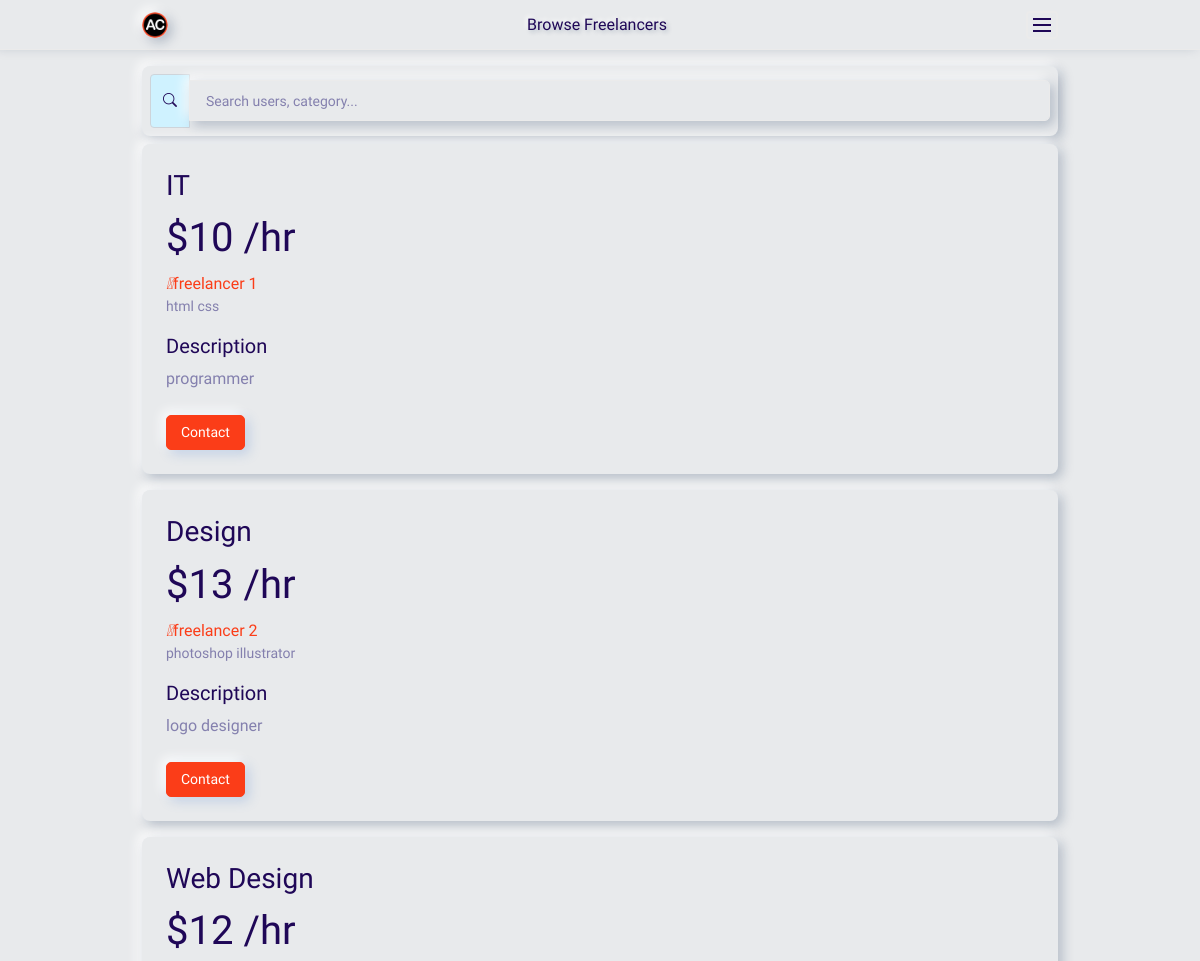
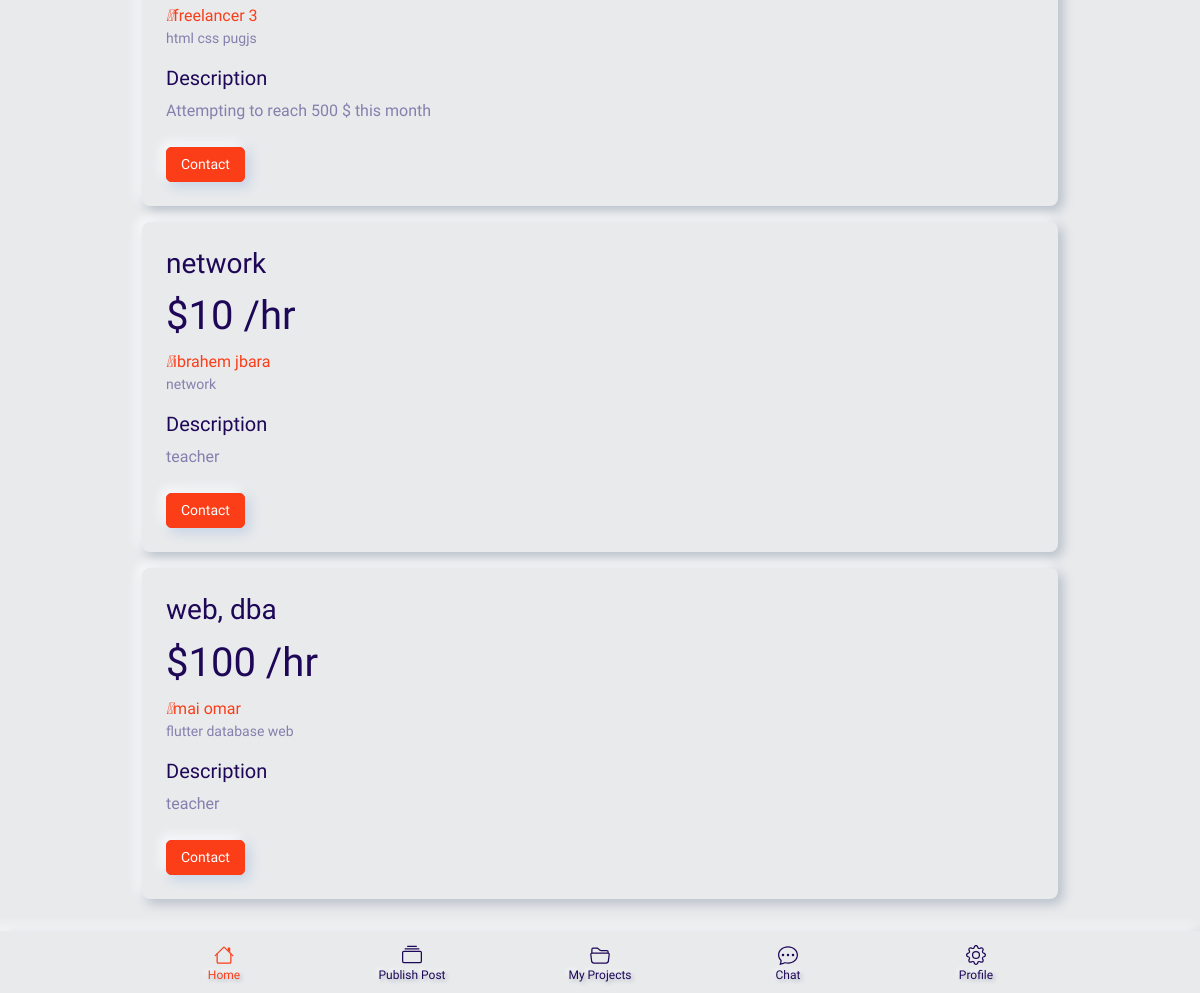
/BrowseFreelancers.php (signed in), run on the app's committed database (2 pictures, top to bottom).
### tables this page shows
CREATE TABLE `user` (
  `id` int(11) NOT NULL,
  `first_name` varchar(255) NOT NULL,
  `last_name` varchar(255) DEFAULT NULL,
  `id_number` int(11) DEFAULT NULL,
  `email` varchar(255) NOT NULL,
  `username` varchar(255) NOT NULL,
  `password` varchar(255) NOT NULL,
  `phone_number` int(11) NOT NULL,
  `skills` varchar(255) DEFAULT NULL,
  `language` varchar(255) DEFAULT NULL,
  `bio` varchar(255) DEFAULT NULL,
  `hourly_rate` int(11) DEFAULT NULL,
  `wallet` int(11) DEFAULT NULL,
  `location` varchar(255) DEFAULT NULL,
  `category` varchar(255) DEFAULT NULL,
  `join_date` datetime NOT NULL,
  `group_id` int(11) NOT NULL
);

### BrowseFreelancers.php (the view, shortened to what this page needs)
<?php
require('connect.php');
$stmt = $pdo->prepare("SELECT id, first_name, last_name, hourly_rate, bio, skills, category FROM user WHERE group_id = 1");
$stmt->execute();
$freelancers = $stmt->fetchAll();
?>
<!DOCTYPE html>
<html lang="en">
<head>
    <link rel="stylesheet" href="css/bootstrap.min.css">
    <link rel="stylesheet" href="css/animate.css">
    <link rel="stylesheet" href="css/owl.carousel.min.css">
    <link rel="stylesheet" href="css/font-awesome.min.css">
    <link rel="stylesheet" href="css/bootstrap-icons.css">
    <link rel="stylesheet" href="css/magnific-popup.css">
    <link rel="stylesheet" href="css/ion.rangeSlider.min.css">
    <link rel="stylesheet" href="css/dataTables.bootstrap4.min.css">
    <link rel="stylesheet" href="css/apexcharts.css">
    <link rel="stylesheet" href="style.css">
</head>
<body>
    <div class="header-area" id="headerArea">
        <div class="container">
            <div class="header-content header-style-five position-relative d-flex align-items-center justify-content-between">
                <div class="logo-wrapper">
                    <a href="login.php"><img src="img/icons/ACoding.png" alt=""></a>
                </div>
                <div class="page-heading">
                    <h6 class="mb-0">Browse Freelancers</h6>
                </div>
                <div class="navbar--toggler" id="affanNavbarToggler"><span class="d-block"></span><span class="d-block"></span><span class="d-block"></span></div>
            </div>
        </div>
    </div>
    <div class="page-content-wrapper py-3" style="">
        <div class="container">
        <div class="card mb-2">
            <div class="card-body p-2">
                <div class="chat-search-box">
                    <form action="" method="post">
                        <div class="input-group">
                            <button type="submit" class="input-group-text" id="searchbox"><i class="bi bi-search"></i></button>
                            <input class="form-control" type="search" placeholder="Search users, category..." aria-describedby="searchbox" name="link">
                        </div>
                    </form>
                </div>
            </div>
        </div>
            <?php
            foreach($freelancers as $row)
            {
                $skillsArr = explode(", ", $row['skills']);
            ?>
            <div class="card product-details-card mb-3 direction-rtl">
                <div class="card-body">
                    <h3><?php echo $row['category'];?></h3>
                    <h1>$<?php echo $row['hourly_rate'];?> /hr</h1>
                    <a href="profile.php?id=<?php echo $row['id']; ?>" class="blog-author mr-3"><i class="far fa-user mr-2"></i><?php echo $row['first_name'] . " " . $row['last_name'];?></a>
                    <p>
                    <?php foreach($skillsArr as $skill)
                        {
                            echo $skill . " ";
                        }?>
                    </p>
                    <div class="">
                        <h5>Description</h5>
                        <div><?php echo $row['bio'];?></div>
                    </div></br>
                    <a href="chat.php?<?php echo "id=".$row['id'];?> " class="btn btn-primary w-20" type="submit">Contact</a>
                </div>
            </div>
            <?php } ?>
        </div>
    </div>
    <div class="footer-nav-area" id="footerNav">
        <div class="container px-0">
            <div class="footer-nav position-relative">
                <ul class="h-100 d-flex align-items-center justify-content-between ps-0">
                    <li class="active"><a href="login.php"><span>Home</span></a></li>
                    <?php if($_SESSION['group_id'] == 2){ ?>
                    <li><a href="publishPost.php"><span>Publish Post</span></a></li>
                    <?php } ?>
                    <li><a href="manageProjectClient.php"><span>My Projects</span></a></li>
                    <li><a href="conversation.php"><span>Chat</span></a></li>
                    <li><a href="profile.php?id=<?php echo $_SESSION['id'];?>"><span>Profile</span></a></li>
                </ul>
            </div>
        </div>
    </div>
</body>
</html>

### data on the page
user: category "IT", hourly_rate "10", first_name "freelancer", last_name "1", skills "html", skills "css", bio "programmer"
user: category "Design", hourly_rate "13", first_name "freelancer", last_name "2", skills "photoshop", skills "illustrator", bio "logo designer"
user: category "Web Design", hourly_rate "12", first_name "freelancer", last_name "3", skills "html", skills "css", skills "pugjs", bio "Attempting to reach 500 $ this month"
user: category "network", hourly_rate "10", first_name "ibrahem", last_name "jbara", skills "network", bio "teacher"
user: category "web, dba", hourly_rate "100", first_name "mai", last_name "omar", skills "flutter", skills "database", skills "web", bio "teacher"
